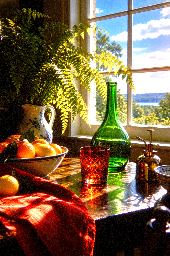
#> input picture ApertureTests/Fixtures/golden-hdr-still-life-aperture-1998-v4.png, 170 x 256 px, given in place of golden-hdr-still-life-aperture-1998-v4.png-src.png, which was not available
$ python -i dataset.py   (imports and definitions only)   (older library calls are emulated)
#> lines starting #> are read from the running program, lines starting #| are printed output that depends on the picture; after the words box and inside, x2 and y2 are one past the last pixel; in counts of white or black regions, pixels touching at a corner belong together; pictures that were not available may be replaced by others from this repository, and a replacement may not be noted
import cv2, numpy as np
import os
FIT_DIR=os.environ.get('FIT_DIR','/tmp/fit')
def load_pair(name, box=16):
#> called with box = 16
    src = cv2.imread(f'{FIT_DIR}/{name}-src.png')[:,:,::-1].astype(np.float32)/255
    huji = cv2.imread(f'{FIT_DIR}/{name}-huji-warped.png')[:,:,::-1].astype(np.float32)/255
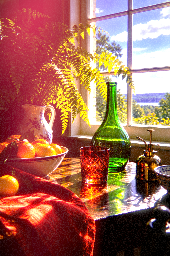
#> input picture ApertureTests/Fixtures/golden-hdr-still-life-aperture-1998.png, 170 x 256 px, given in place of golden-hdr-still-life-aperture-1998-v4.png-huji-warped.png, which was not available
    valid = cv2.imread(f'{FIT_DIR}/{name}-valid.png',0) > 250
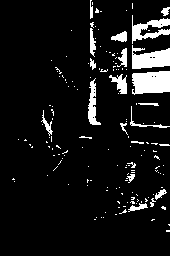
#> valid: shape (256, 170) bool; 8.6% white; 155 white regions (132 under 20 px), largest, box (x1, y1, x2, y2) and area: (132, 71, 170, 95) 774, (132, 45, 170, 69) 624, (132, 15, 170, 44) 476
    H,W = src.shape[:2]
#> H = 256; W = 170
    # gradient mask on source luma (exclude edges: halation + misalignment)
    l = src @ np.array([0.2126,0.7152,0.0722],np.float32)
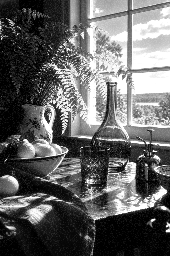
#> l: shape (256, 170) float32; min 0, max 1, mean 0.393
    gx = cv2.Sobel(l,cv2.CV_32F,1,0,ksize=3); gy = cv2.Sobel(l,cv2.CV_32F,0,1,ksize=3)
#> after `gx = cv2.Sobel(l, cv2.CV_32F, 1, 0, ksize=3)`:
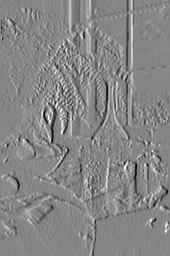
#> gx: shape (256, 170) float32; min -3.64, max 3.3, mean 0.0183; drawn with min black and max white
#> after `gy = cv2.Sobel(l, cv2.CV_32F, 0, 1, ksize=3)`:
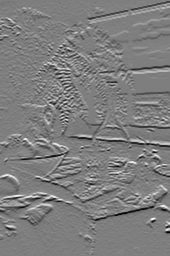
#> gy: shape (256, 170) float32; min -3.78, max 3.83, mean -0.0122; drawn with min black and max white
    grad = cv2.GaussianBlur(np.sqrt(gx*gx+gy*gy),(0,0),box/2)
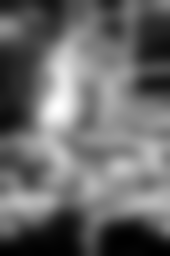
#> grad: shape (256, 170) float32; min 0.0923, max 1.35, mean 0.614; drawn with min black and max white
    # low-pass
    def lp(im): return cv2.resize(cv2.blur(im,(box,box)),(W//box,H//box),interpolation=cv2.INTER_AREA)
    s = lp(src); h = lp(huji); g = lp(grad)
    v = cv2.resize(valid.astype(np.float32),(W//box,H//box),interpolation=cv2.INTER_AREA) > 0.999
    # stamp region: Huji stamp along left edge lower third in portrait -> exclude x<8% and y>55%
    ys,xs = np.mgrid[0:s.shape[0],0:s.shape[1]]
    nx = xs/(s.shape[1]-1); ny = ys/(s.shape[0]-1)
    stamp = (nx < 0.09) & (ny > 0.5)
    mask = v & ~stamp & (g < 0.05)
    # radius normalised to half-diagonal
    r = np.sqrt(((nx-0.5)*W)**2 + ((ny-0.5)*H)**2)/ (0.5*np.sqrt(W*W+H*H))
    return dict(src=s,huji=h,mask=mask,r=r,name=name,W=W,H=H)

>>> result = load_pair('../../ApertureTests/Fixtures/golden-hdr-still-life-aperture-1998-v4.png')
#> result = 7 items
